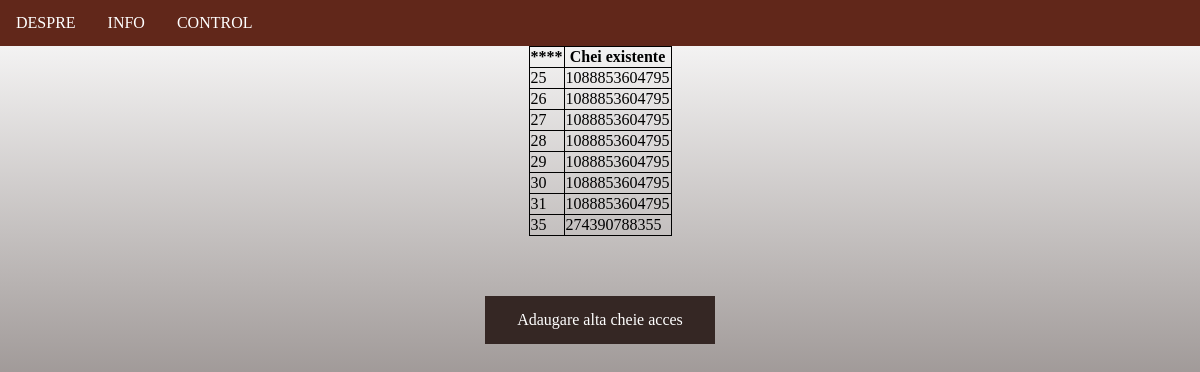
Before: /interface/display_current_keys (signed in) with the older database file.
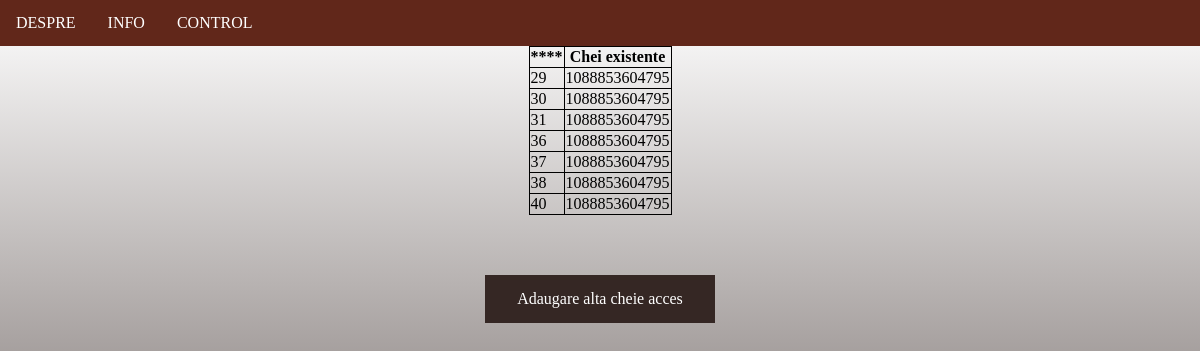
After: the same page with the newer database file.
### interface/models.py (models this page shows)
class RFIDKeysModel(models.Model):
    key = models.CharField(max_length=13, blank=True)

### interface/views.py (the view)
# urls.py: path('display_current_keys', views.display_current_keys, name='display_current_keys'),
@login_required
def display_current_keys(request):
    queryset = RFIDKeysModel.objects.all()
    return render(request, 'registration/display_current_keys.html', {'queryset':queryset})

### templates/registration/display_current_keys.html (shortened to what this page needs)
{% extends 'base.html' %}
    {% block head %}
    <link href="/static/css/style.css" rel="stylesheet">
    <header>
        <div class="container">
                <ul class="ul">
                            <li class="li"><a href="{% url 'home' %}"><font face="Euphemia">DESPRE</font></a></li>
                            <li class="li"><a href="{% url 'interface:render_info_page' %}"><font face="Euphemia">INFO</font></a></li>
                            <li class="li"><a href="{% url 'interface:render_control_page' %}"><font face="Euphemia">CONTROL</font></a></li>
                </ul>
        </div>
    </header>
    {% endblock %}
    {% block content %}
    <div="h2">
    <table align="center", style="border-collapse:collapse;border:1px solid black;">
    <thead>
      <tr style="border-collapse:collapse;border:1px solid black;">
          <th>****</th>
          <th style="border-collapse:collapse;border:1px solid black;">Chei existente</th>
      </tr>
    </thead>
      <tbody>
      {% for item in queryset %}
        <tr style="border-collapse:collapse;border:1px solid black;">
            <td style="border-collapse:collapse;border:1px solid black;"> {{ item.id  }}  </td>
            <td style="border-collapse:collapse;border:1px solid black;"> {{ item.key  }}  </td>
        </tr>
      {% endfor %}
    </tbody>
  </table>
    </div>
     <div class="h2">
      <a href="{% url 'interface:add_new_key' %}" class="buttonfilter">Adaugare alta cheie acces </a></div>
    {% endblock %}

### templates/base.html (shortened to what this page needs)
<!DOCTYPE html>
<html lang="en">
<head>
    {% block head %}{% endblock %}
</head>
<body class="body">
    <div class="container">
 	{% block content %}
 	{% endblock %}
</body>
</html>

### interface/static/css/style.css (style rules this page uses)
.body { background: -webkit-gradient(linear, left top, left bottom, from(white), to(#352724)) fixed; text: white; width:device-width; margin: 0; height: 100%; }
.ul { list-style-type: none; margin: 0; padding: 0; overflow: hidden; background-color: #61271A; width:100%; }
.li { float: left; posititon: relative; display: inline-block; cursor: pointer; }
.li a { display: block; color: white; text-align: center; padding: 14px 16px; text-decoration: none; }
.container { width:device-width; heigth:100%; left:20%; right:100%; }
.h2 { text-decoration:none; text-align:center; margin-top:60px; }
.buttonfilter { background-color:#352724; border:none; color: white; padding: 15px 32px; text-decoration: none; display: inline-block; }

Changed rows visible on the page:
removed RFIDKeysModel: id "25", key "1088853604795"
removed RFIDKeysModel: id "26", key "1088853604795"
removed RFIDKeysModel: id "27", key "1088853604795"
removed RFIDKeysModel: id "28", key "1088853604795"
removed RFIDKeysModel: id "35", key "274390788355"
added RFIDKeysModel: id "36", key "1088853604795"
added RFIDKeysModel: id "37", key "1088853604795"
added RFIDKeysModel: id "38", key "1088853604795"
added RFIDKeysModel: id "40", key "1088853604795"
